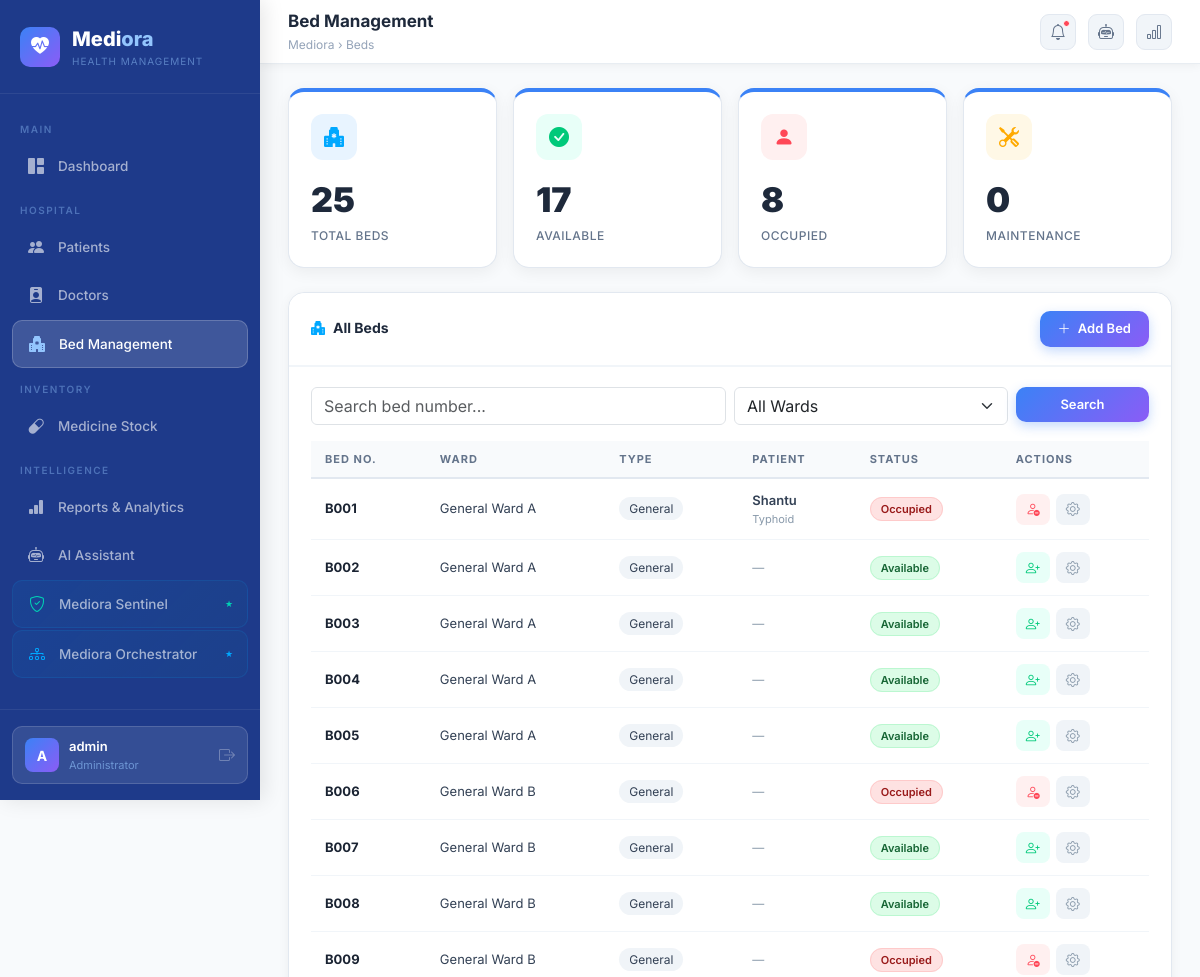
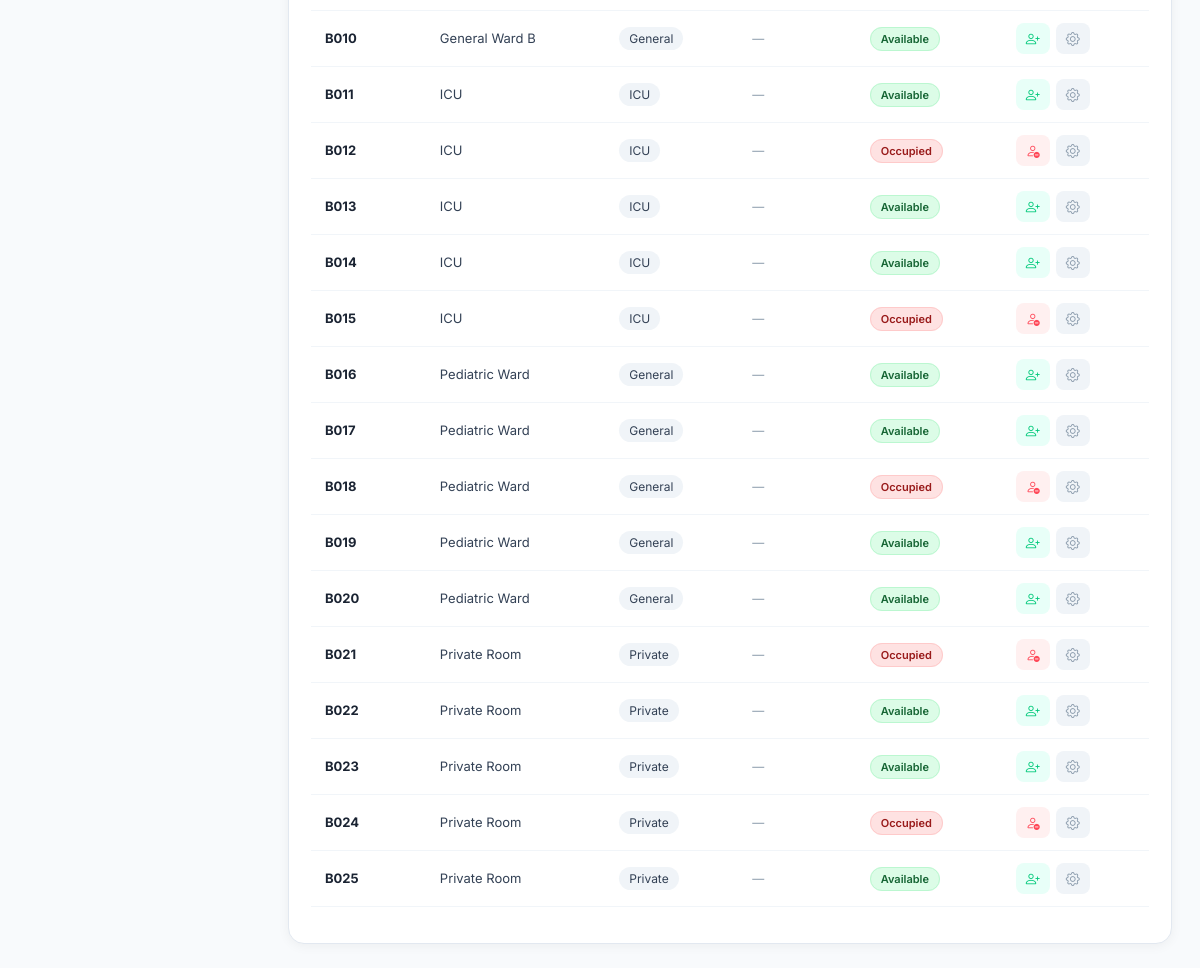
The app's page /beds (signed in) with its own data (2 pictures, top to bottom).
### app.py (models this page shows, shortened)
class Admin(db.Model):
    __tablename__ = 'admin'
    id = db.Column(db.Integer, primary_key=True)
    username = db.Column(db.String(80), unique=True, nullable=False)
    email = db.Column(db.String(120), unique=True, nullable=False)
    password_hash = db.Column(db.String(255), nullable=False)
    hospital_name = db.Column(db.String(200), default='Mediora Health Centre')
    created_at = db.Column(db.DateTime, default=datetime.utcnow)
    @property
    def is_authenticated(self): return True

class Bed(db.Model):
    __tablename__ = 'beds'
    id = db.Column(db.Integer, primary_key=True)
    bed_number = db.Column(db.String(20), unique=True, nullable=False)
    ward = db.Column(db.String(100), nullable=False)
    bed_type = db.Column(db.String(50), default='General')
    status = db.Column(db.String(20), default='Available')
    created_at = db.Column(db.DateTime, default=datetime.utcnow)
    patients = db.relationship('Patient', backref='bed', lazy=True)

class Patient(db.Model):
    __tablename__ = 'patients'
    id = db.Column(db.Integer, primary_key=True)
    name = db.Column(db.String(120), nullable=False)
    age = db.Column(db.Integer)
    gender = db.Column(db.String(10))
    phone = db.Column(db.String(15))
    address = db.Column(db.Text)
    disease = db.Column(db.String(200))
    medical_history = db.Column(db.Text)
    doctor_id = db.Column(db.Integer, db.ForeignKey('doctors.id'))
    bed_id = db.Column(db.Integer, db.ForeignKey('beds.id'))
    admission_date = db.Column(db.Date, default=date.today)
    discharge_date = db.Column(db.Date)
    status = db.Column(db.String(20), default='Admitted')
    created_at = db.Column(db.DateTime, default=datetime.utcnow)

### app.py (the view)
@app.route('/beds')
@login_required
def beds():
    search = request.args.get('search', '').strip()
    ward_filter = request.args.get('ward', '').strip()
    query = Bed.query
    if search: query = query.filter(Bed.bed_number.ilike(f'%{search}%'))
    if ward_filter: query = query.filter_by(ward=ward_filter)
    all_beds = query.order_by(Bed.bed_number).all()
    wards = [w[0] for w in db.session.query(Bed.ward).distinct().all() if w[0]]
    unassigned_patients = Patient.query.filter_by(status='Admitted', bed_id=None).all()
    stats = {
        'available': Bed.query.filter_by(status='Available').count(),
        'occupied': Bed.query.filter_by(status='Occupied').count(),
        'maintenance': Bed.query.filter_by(status='Maintenance').count(),
        'total': Bed.query.count(),
    }
    return render_template('beds.html', beds=all_beds, wards=wards, stats=stats,
        unassigned_patients=unassigned_patients, search=search, ward_filter=ward_filter)

### templates/beds.html (shortened to what this page needs)
{% extends "base.html" %}
{% block page_title %}Bed Management{% endblock %}
{% block breadcrumb %}Beds{% endblock %}
{% block content %}
<div class="row g-3 mb-4">
    <div class="col-md-3">
        <div class="stat-card">
            <div class="icon-box" style="background:#e8f4ff;">
                <i class="bi bi-hospital-fill" style="color:#00a8ff;"></i>
            </div>
            <div class="stat-value">{{ stats.total }}</div>
            <div class="stat-label">Total Beds</div>
        </div>
    </div>
    <div class="col-md-3">
        <div class="stat-card">
            <div class="icon-box" style="background:#e8fff8;">
                <i class="bi bi-check-circle-fill" style="color:#00c97a;"></i>
            </div>
            <div class="stat-value">{{ stats.available }}</div>
            <div class="stat-label">Available</div>
        </div>
    </div>
    <div class="col-md-3">
        <div class="stat-card">
            <div class="icon-box" style="background:#fff0f0;">
                <i class="bi bi-person-fill" style="color:#ff4757;"></i>
            </div>
            <div class="stat-value">{{ stats.occupied }}</div>
            <div class="stat-label">Occupied</div>
        </div>
    </div>
    <div class="col-md-3">
        <div class="stat-card">
            <div class="icon-box" style="background:#fff8e6;">
                <i class="bi bi-tools" style="color:#ffaa00;"></i>
            </div>
            <div class="stat-value">{{ stats.maintenance }}</div>
            <div class="stat-label">Maintenance</div>
        </div>
    </div>
</div>
<div class="content-card">
    <div class="content-card-header">
        <h6><i class="bi bi-hospital-fill me-2" style="color:#00a8ff;"></i>All Beds</h6>
        <button class="btn-primary-custom btn" data-bs-toggle="modal" data-bs-target="#addBedModal">
            <i class="bi bi-plus-lg me-1"></i> Add Bed
        </button>
    </div>
    <div class="content-card-body">
        <form method="GET" action="/beds" class="row g-2 mb-3">
            <div class="col-md-6">
                <input type="text" name="search" class="form-control" placeholder="Search bed number..." value="{{ search }}">
            </div>
            <div class="col-md-4">
                <select name="ward" class="form-select">
                    <option value="">All Wards</option>
                </select>
            </div>
            <div class="col-md-2">
                <button type="submit" class="btn-primary-custom btn w-100">Search</button>
            </div>
        </form>
        <div class="table-responsive">
            <table class="table">
                <thead>
                    <tr>
                        <th>Bed No.</th>
                        <th>Ward</th>
                        <th>Type</th>
                        <th>Patient</th>
                        <th>Status</th>
                        <th>Actions</th>
                    </tr>
                </thead>
                <tbody>
                    {% for bed in beds %}
                    <tr>
                        <td>
                            <span style="font-weight:700;color:#1a2332;">{{ bed.bed_number }}</span>
                        </td>
                        <td>{{ bed.ward }}</td>
                        <td>
                            <span style="background:#f0f4f8;padding:4px 10px;border-radius:20px;font-size:12px;">
                                {{ bed.bed_type }}
                            </span>
                        </td>
                        <td>
                            {% set current_patient = bed.patients|selectattr('status','eq','Admitted')|first %}
                            {% if current_patient %}
                                <div style="font-weight:600;font-size:13px;">{{ current_patient.name }}</div>
                                <div style="font-size:11px;color:#8899aa;">{{ current_patient.disease or 'No diagnosis' }}</div>
                            {% else %}
                                <span style="color:#8899aa;font-size:12px;">—</span>
                            {% endif %}
                        </td>
                        <td>
                            {% if bed.status == 'Available' %}
                                <span class="badge-status badge-available">Available</span>
                            {% elif bed.status == 'Occupied' %}
                                <span class="badge-status badge-occupied">Occupied</span>
                            {% else %}
                                <span class="badge-status badge-low">Maintenance</span>
                            {% endif %}
                        </td>
                        <td>
                            <div style="display:flex;gap:6px;">
                                {% if bed.status == 'Available' %}
                                <button class="btn btn-sm" style="background:#e8fff8;border:none;border-radius:8px;padding:5px 10px;"
                                    data-bs-toggle="modal" data-bs-target="#assignModal{{ bed.id }}">
                                    <i class="bi bi-person-plus" style="color:#00c97a;"></i>
                                </button>
                                {% endif %}
                                {% if bed.status == 'Occupied' %}
                                <form method="POST" action="/beds/discharge/{{ bed.id }}" style="display:inline;">
                                    <button type="submit" class="btn btn-sm" style="background:#fff0f0;border:none;border-radius:8px;padding:5px 10px;"
                                        onclick="return confirm('Discharge patient from {{ bed.bed_number }}?')">
                                        <i class="bi bi-person-dash" style="color:#ff4757;"></i>
                                    </button>
                                </form>
                                {% endif %}
                                <button class="btn btn-sm" style="background:#f0f4f8;border:none;border-radius:8px;padding:5px 10px;"
                                    data-bs-toggle="modal" data-bs-target="#statusModal{{ bed.id }}">
                                    <i class="bi bi-gear" style="color:#8899aa;"></i>
                                </button>
                            </div>
                        </td>
                    </tr>
                    {% endfor %}
                </tbody>
            </table>
        </div>
    </div>
</div>
{% endblock %}

### templates/base.html (shortened to what this page needs)
<!DOCTYPE html>
<html lang="en">
<head>
    <link href="https://cdn.jsdelivr.net/npm/bootstrap@5.3.2/dist/css/bootstrap.min.css" rel="stylesheet">
    <link href="https://cdn.jsdelivr.net/npm/bootstrap-icons@1.11.3/font/bootstrap-icons.css" rel="stylesheet">
    <link rel="stylesheet" href="/static/css/style.css">
</head>
<body>
<div class="sidebar">
    <div class="sidebar-brand">
        <div class="logo"><i class="bi bi-heart-pulse-fill"></i></div>
        <div>
            <div class="name">Medi<span>ora</span></div>
            <div class="sub">Health Management</div>
        </div>
    </div>
    <nav class="sidebar-nav">
        <div class="nav-section-label">Main</div>
        <a href="/dashboard" class="nav-link {% if request.endpoint == 'dashboard' %}active{% endif %}">
            <i class="bi bi-grid-1x2-fill"></i> Dashboard
        </a>
        <div class="nav-section-label">Hospital</div>
        <a href="/patients" class="nav-link {% if request.endpoint == 'patients' %}active{% endif %}">
            <i class="bi bi-people-fill"></i> Patients
        </a>
        <a href="/doctors" class="nav-link {% if request.endpoint == 'doctors' %}active{% endif %}">
            <i class="bi bi-person-badge-fill"></i> Doctors
        </a>
        <a href="/beds" class="nav-link {% if request.endpoint == 'beds' %}active{% endif %}">
            <i class="bi bi-hospital-fill"></i> Bed Management
        </a>
        <div class="nav-section-label">Inventory</div>
        <a href="/inventory" class="nav-link {% if request.endpoint == 'inventory' %}active{% endif %}">
            <i class="bi bi-capsule"></i> Medicine Stock
        </a>
        <div class="nav-section-label">Intelligence</div>
        <a href="/reports" class="nav-link {% if request.endpoint == 'reports' %}active{% endif %}">
            <i class="bi bi-bar-chart-fill"></i> Reports & Analytics
        </a>
        <a href="/chatbot" class="nav-link {% if request.endpoint == 'chatbot' %}active{% endif %}">
            <i class="bi bi-robot"></i> AI Assistant
        </a>
        <a href="/sentinel" class="nav-link {% if request.endpoint == 'sentinel' %}active{% endif %}" style="background: linear-gradient(135deg, rgba(0,168,255,0.08), rgba(0,210,180,0.04)); border: 1px solid rgba(0,168,255,0.12);">
            <i class="bi bi-shield-check" style="color:#00d2b4;"></i> Mediora Sentinel <span style="margin-left:auto;font-size:9px;color:#00d2b4;">★</span>
        </a>
        <a href="/orchestrator" class="nav-link {% if request.endpoint == 'orchestrator' %}active{% endif %}" style="background: linear-gradient(135deg, rgba(0,168,255,0.08), rgba(0,210,180,0.04)); border: 1px solid rgba(0,168,255,0.12);">
            <i class="bi bi-diagram-3" style="color:#00a8ff;"></i> Mediora Orchestrator <span style="margin-left:auto;font-size:9px;color:#00a8ff;">★</span>
        </a>
    </nav>
    <div class="sidebar-footer">
        <div class="user-card">
            <div class="user-avatar">{{ current_user.username[0].upper() }}</div>
            <div class="user-info">
                <div class="uname">{{ current_user.username }}</div>
                <div class="urole">Administrator</div>
            </div>
            <a href="/logout" class="logout-btn" title="Logout">
                <i class="bi bi-box-arrow-right"></i>
            </a>
        </div>
    </div>
</div>
<div class="main-content">
    <div class="topbar">
        <div class="topbar-left">
            <div class="page-title">{% block page_title %}Dashboard{% endblock %}</div>
            <div class="breadcrumb-text">Mediora › {% block breadcrumb %}Overview{% endblock %}</div>
        </div>
        <div class="topbar-right">
            <div class="topbar-badge">
                <a href="/inventory" class="topbar-btn"><i class="bi bi-bell"></i></a>
                <span class="badge-dot"></span>
            </div>
            <a href="/chatbot" class="topbar-btn"><i class="bi bi-robot"></i></a>
            <a href="/reports" class="topbar-btn"><i class="bi bi-bar-chart"></i></a>
        </div>
    </div>
    <div class="page-body">
        {% block content %}{% endblock %}
    </div>
</div>
</body>
</html>

### records on screen
Admin: username "A", username "admin"
Bed: bed_number "B001", ward "General Ward A", bed_type "General", status "Occupied"
Patient: name "Shantu", disease "Typhoid"
Bed: bed_number "B002", ward "General Ward A", bed_type "General", status "Available"
Bed: bed_number "B003", ward "General Ward A", bed_type "General", status "Available"
Bed: bed_number "B004", ward "General Ward A", bed_type "General", status "Available"
Bed: bed_number "B005", ward "General Ward A", bed_type "General", status "Available"
Bed: bed_number "B006", ward "General Ward B", bed_type "General", status "Occupied"
Bed: bed_number "B007", ward "General Ward B", bed_type "General", status "Available"
Bed: bed_number "B008", ward "General Ward B", bed_type "General", status "Available"
Bed: bed_number "B009", ward "General Ward B", bed_type "General", status "Occupied"
Bed: bed_number "B010", ward "General Ward B", bed_type "General", status "Available"
Bed: bed_number "B011", ward "ICU", bed_type "ICU", status "Available"
Bed: bed_number "B012", ward "ICU", bed_type "ICU", status "Occupied"
Bed: bed_number "B013", ward "ICU", bed_type "ICU", status "Available"
Bed: bed_number "B014", ward "ICU", bed_type "ICU", status "Available"
Bed: bed_number "B015", ward "ICU", bed_type "ICU", status "Occupied"
Bed: bed_number "B016", ward "Pediatric Ward", bed_type "General", status "Available"
Bed: bed_number "B017", ward "Pediatric Ward", bed_type "General", status "Available"
Bed: bed_number "B018", ward "Pediatric Ward", bed_type "General", status "Occupied"
Bed: bed_number "B019", ward "Pediatric Ward", bed_type "General", status "Available"
Bed: bed_number "B020", ward "Pediatric Ward", bed_type "General", status "Available"
Bed: bed_number "B021", ward "Private Room", bed_type "Private", status "Occupied"
Bed: bed_number "B022", ward "Private Room", bed_type "Private", status "Available"
Bed: bed_number "B023", ward "Private Room", bed_type "Private", status "Available"
Bed: bed_number "B024", ward "Private Room", bed_type "Private", status "Occupied"
Bed: bed_number "B025", ward "Private Room", bed_type "Private", status "Available"

### other values on screen
{{ stats.total }} "25"
{{ stats.available }} "17"
{{ stats.occupied }} "8"
{{ stats.maintenance }} "0"
